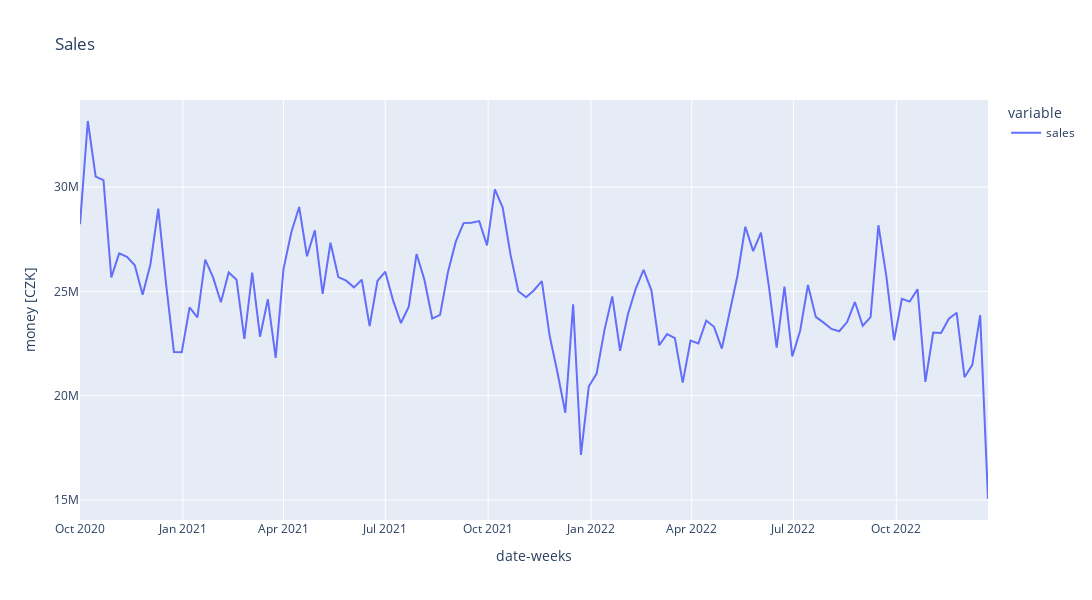

Notebook source saved alongside this figure:
### Markdown cell above
**Line Charts**

### Code cell
line_plot_px(df = df_week, 
             title = 'Sales',
             x_col_name = 'Date',
             y_col_name = ['sales'], 
             x_label = 'date-weeks', 
             y_label = 'money [CZK]'
             )
